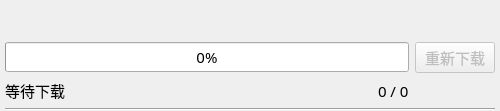
<?xml version="1.0" encoding="UTF-8"?>
<ui version="4.0">
 <class>DownloadItem</class>
 <widget class="QWidget" name="DownloadItem">
  <property name="geometry">
   <rect>
    <x>0</x>
    <y>0</y>
    <width>500</width>
    <height>111</height>
   </rect>
  </property>
  <property name="minimumSize">
   <size>
    <width>0</width>
    <height>111</height>
   </size>
  </property>
  <property name="maximumSize">
   <size>
    <width>16777215</width>
    <height>111</height>
   </size>
  </property>
  <property name="font">
   <font>
    <family>HarmonyOS Sans SC</family>
    <pointsize>11</pointsize>
   </font>
  </property>
  <property name="windowTitle">
   <string>Form</string>
  </property>
  <layout class="QVBoxLayout" name="verticalLayout">
   <property name="leftMargin">
    <number>5</number>
   </property>
   <property name="topMargin">
    <number>0</number>
   </property>
   <property name="rightMargin">
    <number>5</number>
   </property>
   <property name="bottomMargin">
    <number>0</number>
   </property>
   <item>
    <layout class="QHBoxLayout" name="horizontalLayout_3">
     <item>
      <widget class="QLabel" name="label_title">
       <property name="text">
        <string/>
       </property>
      </widget>
     </item>
     <item>
      <widget class="QLabel" name="label_part">
       <property name="text">
        <string/>
       </property>
      </widget>
     </item>
     <item>
      <spacer name="horizontalSpacer_2">
       <property name="orientation">
        <enum>Qt::Horizontal</enum>
       </property>
       <property name="sizeHint" stdset="0">
        <size>
         <width>40</width>
         <height>20</height>
        </size>
       </property>
      </spacer>
     </item>
    </layout>
   </item>
   <item>
    <layout class="QGridLayout" name="gridLayout">
     <item row="1" column="0">
      <layout class="QHBoxLayout" name="horizontalLayout_2">
       <item>
        <widget class="QLabel" name="label_status">
         <property name="text">
          <string>等待下载</string>
         </property>
        </widget>
       </item>
       <item>
        <spacer name="horizontalSpacer">
         <property name="orientation">
          <enum>Qt::Horizontal</enum>
         </property>
         <property name="sizeHint" stdset="0">
          <size>
           <width>40</width>
           <height>20</height>
          </size>
         </property>
        </spacer>
       </item>
       <item>
        <widget class="QLabel" name="label_progress">
         <property name="text">
          <string>0 / 0</string>
         </property>
        </widget>
       </item>
      </layout>
     </item>
     <item row="0" column="0">
      <widget class="QProgressBar" name="progressBar">
       <property name="value">
        <number>0</number>
       </property>
      </widget>
     </item>
     <item row="0" column="1">
      <widget class="QPushButton" name="button_open">
       <property name="enabled">
        <bool>false</bool>
       </property>
       <property name="text">
        <string>重新下载</string>
       </property>
      </widget>
     </item>
    </layout>
   </item>
   <item>
    <widget class="Line" name="line">
     <property name="orientation">
      <enum>Qt::Horizontal</enum>
     </property>
    </widget>
   </item>
  </layout>
 </widget>
 <resources/>
 <connections/>
</ui>
